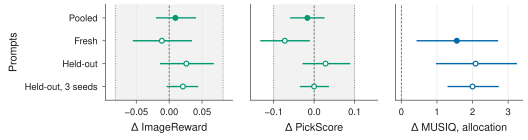

Python code for this plot:
"""FS3: registered confirmation of the decomposition (H1 equivalence, H2 superiority) with its replications.

Regenerate from the project root:
    OMP_NUM_THREADS=8 /work/09032/saini_2/vista/library/uv-envs/crope/bin/python paper/figs/strengthen/fs_confirm.py

Inputs (work, read only), all written by scripts/strengthen_analysis.py; nothing is recomputed here:
  .agent/notes/strengthen/analysis/E1/confirmation_family.csv   pooled 337-prompt H1 and fresh-150 H2 (registered)
  .agent/notes/strengthen/analysis/E1/hypotheses.json           fresh-150 estimates (seed 0)
  .agent/notes/strengthen/analysis/E2/hypotheses.json           held-out 187 at seed 0, and prompt means over seeds 0-2
Panels: ImageReward and PickScore show SEGA base + temp. minus SEGA (released) with the registered equivalence
margin as a gray band; full-frame MUSIQ shows SEGA (released) minus SEGA base + temp. (H2 direction). Filled marks
are the registered tests (pooled H1, fresh H2); hollow marks are the separately reported populations. Intervals are
nominal 95% paired prompt-bootstrap (2,000 draws, seed 0). Refuses an incomplete E1 or E2 unless --allow-incomplete.
"""
import argparse
import json
from pathlib import Path
import sys

HERE = Path(__file__).resolve().parent
sys.path.insert(0, str(HERE.parent))

import matplotlib

matplotlib.use("Agg")
import matplotlib.pyplot as plt
import pandas as pd

import crope_style as cs

ROOT = HERE.parents[2]
ANALYSIS = ROOT / ".agent/notes/strengthen/analysis"
# (label, source, hypotheses-json analysis key or None for the pooled family)
ROWS = [("Pooled", "E1", None), ("Fresh", "E1", "seed0"),
        ("Held-out", "E2", "seed0"), ("Held-out, 3 seeds", "E2", "seeds012")]
PANELS = [("H1_IR", "imagereward", "Δ ImageReward"), ("H1_Pick", "pickscore", "Δ PickScore"),
          ("H2_MUSIQ", "musiq", "Δ MUSIQ, allocation")]


def family(analysis, block, key):
    if key is None:
        frame = pd.read_csv(analysis / block / "confirmation_family.csv")
        return {r["hypothesis"]: r for r in frame.to_dict("records")}
    rows = json.loads((analysis / block / "hypotheses.json").read_text())[key]["family"]
    return {r["hypothesis"]: r for r in rows}


def main():
    ap = argparse.ArgumentParser(description=__doc__)
    ap.add_argument("--analysis", type=Path, default=ANALYSIS)
    ap.add_argument("--stem", default=str(HERE / "fs_confirm"))
    ap.add_argument("--allow-incomplete", action="store_true")
    ap.add_argument("--png", action="store_true", help="also write a PNG preview")
    a = ap.parse_args()
    for block in ("E1", "E2"):
        proto = json.loads((a.analysis / block / "analysis_protocol.json").read_text())
        if not proto.get("complete") and not a.allow_incomplete:
            raise SystemExit(f"{block} analysis incomplete; refusing to draw")
    data = [(label, family(a.analysis, block, key)) for label, block, key in ROWS]
    cs.style()
    fig, axes = plt.subplots(1, len(PANELS), figsize=(cs.TEXT, 1.45), sharey=True)
    for ax, (hyp, metric, xlabel) in zip(axes, PANELS):
        color = cs.METHOD if hyp == "H2_MUSIQ" else cs.TEMP
        margin = None
        for i, (label, fam) in enumerate(data):
            r = fam.get(hyp)
            if r is None or pd.isna(r.get("lo")):
                continue
            y = len(data) - 1 - i
            registered = (label == "Pooled" and hyp != "H2_MUSIQ") or (label == "Fresh" and hyp == "H2_MUSIQ")
            if label == "Pooled" and hyp == "H2_MUSIQ":
                continue  # H2 is fresh-only; the pooled family repeats the fresh estimate
            ax.plot([r["lo"], r["hi"]], [y, y], color=color, lw=1.0, solid_capstyle="butt")
            ax.plot([r["delta"]], [y], "o", ms=3.6, color=color, mfc=color if registered else "white", mew=0.9)
            if r.get("margin") is not None and not pd.isna(r.get("margin")):
                margin = float(r["margin"])
        if margin is not None:
            # Margin band with visible edges; the x range always shows both edges and every interval.
            ax.axvspan(-margin, margin, color=cs.PANEL, zorder=0, lw=0)
            for edge in (-margin, margin):
                ax.axvline(edge, color=cs.GRAY, lw=0.6, ls=(0, (1.5, 1.5)), zorder=1)
            reach = max([margin] + [abs(v) for _, fam in data for k in ("lo", "hi")
                                    for v in [fam.get(hyp, {}).get(k)] if v is not None and not pd.isna(v)])
            ax.set_xlim(-1.18 * reach, 1.18 * reach)
        ax.axvline(0, color=cs.INK2, lw=0.6, ls=(0, (3.0, 1.8)), zorder=1)
        cs.clean_axes(ax, grid="x")
        ax.set_xlabel(xlabel)
        ax.locator_params(axis="x", nbins=4)
    axes[0].set_yticks(range(len(data)))
    axes[0].set_yticklabels([d[0] for d in data][::-1])
    axes[0].set_ylim(-0.6, len(data) - 0.4)
    axes[0].set_ylabel("Prompts")
    for ax in axes[1:]:
        ax.tick_params(axis="y", length=0)
    fig.subplots_adjust(left=0.20, right=0.99, bottom=0.28, top=0.97, wspace=0.14)
    cs.finish(fig, a.stem, formats=("pdf", "svg", "png") if a.png else None)


if __name__ == "__main__":
    main()
